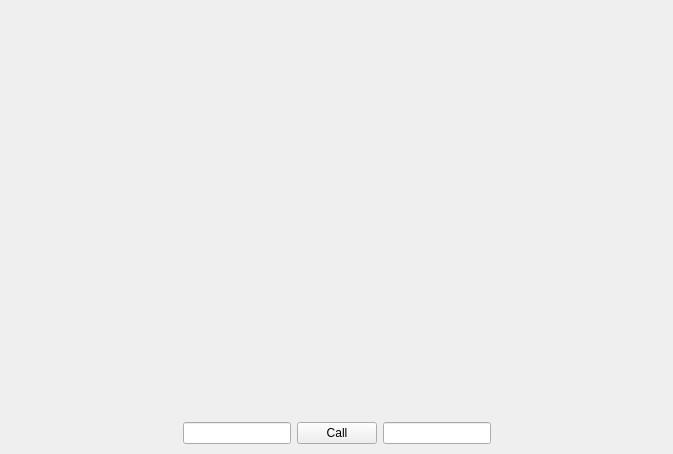
<?xml version="1.0" encoding="UTF-8"?>
<ui version="4.0">
 <class>MainWindow</class>
 <widget class="QMainWindow" name="MainWindow">
  <property name="geometry">
   <rect>
    <x>0</x>
    <y>0</y>
    <width>673</width>
    <height>454</height>
   </rect>
  </property>
  <property name="sizePolicy">
   <sizepolicy hsizetype="Ignored" vsizetype="Ignored">
    <horstretch>1</horstretch>
    <verstretch>1</verstretch>
   </sizepolicy>
  </property>
  <property name="windowTitle">
   <string>MainWindow</string>
  </property>
  <widget class="QWidget" name="centralWidget">
   <property name="layoutDirection">
    <enum>Qt::LeftToRight</enum>
   </property>
   <layout class="QVBoxLayout" name="verticalLayout">
    <property name="spacing">
     <number>10</number>
    </property>
    <property name="leftMargin">
     <number>0</number>
    </property>
    <property name="topMargin">
     <number>0</number>
    </property>
    <property name="rightMargin">
     <number>0</number>
    </property>
    <property name="bottomMargin">
     <number>0</number>
    </property>
    <item>
     <widget class="QWidget" name="videoWidget" native="true">
      <property name="sizePolicy">
       <sizepolicy hsizetype="Ignored" vsizetype="Ignored">
        <horstretch>1</horstretch>
        <verstretch>1</verstretch>
       </sizepolicy>
      </property>
     </widget>
    </item>
    <item>
     <layout class="QHBoxLayout" name="horizontalLayout">
      <property name="sizeConstraint">
       <enum>QLayout::SetNoConstraint</enum>
      </property>
      <property name="leftMargin">
       <number>10</number>
      </property>
      <property name="topMargin">
       <number>0</number>
      </property>
      <property name="rightMargin">
       <number>10</number>
      </property>
      <property name="bottomMargin">
       <number>10</number>
      </property>
      <item>
       <spacer name="horizontalSpacer_2">
        <property name="orientation">
         <enum>Qt::Horizontal</enum>
        </property>
        <property name="sizeHint" stdset="0">
         <size>
          <width>40</width>
          <height>20</height>
         </size>
        </property>
       </spacer>
      </item>
      <item>
       <widget class="QLineEdit" name="ipField">
        <property name="sizePolicy">
         <sizepolicy hsizetype="Fixed" vsizetype="Fixed">
          <horstretch>0</horstretch>
          <verstretch>0</verstretch>
         </sizepolicy>
        </property>
        <property name="text">
         <string/>
        </property>
       </widget>
      </item>
      <item>
       <widget class="QPushButton" name="callButton">
        <property name="text">
         <string>Call</string>
        </property>
       </widget>
      </item>
      <item>
       <widget class="QLineEdit" name="messageField">
        <property name="sizePolicy">
         <sizepolicy hsizetype="Fixed" vsizetype="Fixed">
          <horstretch>0</horstretch>
          <verstretch>0</verstretch>
         </sizepolicy>
        </property>
       </widget>
      </item>
      <item>
       <spacer name="horizontalSpacer">
        <property name="orientation">
         <enum>Qt::Horizontal</enum>
        </property>
        <property name="sizeHint" stdset="0">
         <size>
          <width>40</width>
          <height>20</height>
         </size>
        </property>
       </spacer>
      </item>
     </layout>
    </item>
   </layout>
  </widget>
  <widget class="QMenuBar" name="menu">
   <property name="geometry">
    <rect>
     <x>0</x>
     <y>0</y>
     <width>673</width>
     <height>22</height>
    </rect>
   </property>
  </widget>
 </widget>
 <layoutdefault spacing="6" margin="11"/>
 <resources/>
 <connections/>
</ui>
